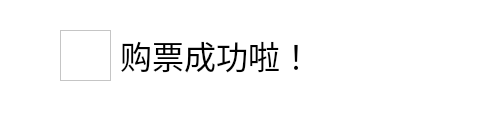
<?xml version="1.0" encoding="UTF-8"?>
<ui version="4.0">
 <class>BuyTickets_T</class>
 <widget class="QWidget" name="BuyTickets_T">
  <property name="geometry">
   <rect>
    <x>0</x>
    <y>0</y>
    <width>497</width>
    <height>139</height>
   </rect>
  </property>
  <property name="minimumSize">
   <size>
    <width>497</width>
    <height>139</height>
   </size>
  </property>
  <property name="maximumSize">
   <size>
    <width>497</width>
    <height>139</height>
   </size>
  </property>
  <property name="windowTitle">
   <string>购票成功</string>
  </property>
  <property name="styleSheet">
   <string notr="true">background-color: rgb(255, 255, 255);</string>
  </property>
  <widget class="QLabel" name="label">
   <property name="geometry">
    <rect>
     <x>120</x>
     <y>30</y>
     <width>361</width>
     <height>51</height>
    </rect>
   </property>
   <property name="minimumSize">
    <size>
     <width>361</width>
     <height>51</height>
    </size>
   </property>
   <property name="maximumSize">
    <size>
     <width>361</width>
     <height>51</height>
    </size>
   </property>
   <property name="styleSheet">
    <string notr="true">font: 30pt &quot;微软雅黑&quot;;</string>
   </property>
   <property name="text">
    <string>&lt;html&gt;&lt;head/&gt;&lt;body&gt;&lt;p&gt;&lt;span style=&quot; font-size:24pt;&quot;&gt;购票成功啦！&lt;/span&gt;&lt;/p&gt;&lt;/body&gt;&lt;/html&gt;</string>
   </property>
  </widget>
  <widget class="QGraphicsView" name="graphicsView">
   <property name="geometry">
    <rect>
     <x>60</x>
     <y>30</y>
     <width>51</width>
     <height>51</height>
    </rect>
   </property>
   <property name="minimumSize">
    <size>
     <width>51</width>
     <height>51</height>
    </size>
   </property>
   <property name="maximumSize">
    <size>
     <width>51</width>
     <height>51</height>
    </size>
   </property>
   <property name="styleSheet">
    <string notr="true">border-image: url(:/pic/happy_431px_1161500_easyicon.net.png);</string>
   </property>
  </widget>
 </widget>
 <resources/>
 <connections/>
</ui>
